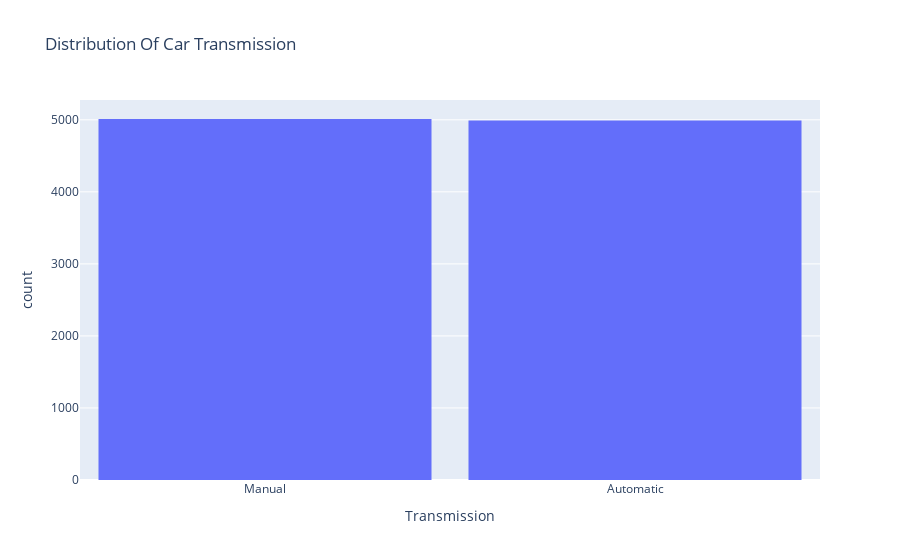

Source (notebook cell):
### Markdown cell above
### f.) Transmission

### Code cell
fig = px.histogram(
    car_df,
    x='Transmission',
    title='Distribution Of Car Transmission'
)
fig.update_layout(bargap=0.1)

### Figure 1 — Plotly figure (JSON) as saved in the notebook; plotly's stock layout.template omitted (floating-point values rounded to 4 significant figures; data arrays with more than 128 entries replaced by an {"elided": "..."} marker saying what was removed)
{"data": [{"bingroup": "x", "hovertemplate": "Transmission=%{x}<br>count=%{y}<extra></extra>", "legendgroup": "", "marker": {"color": "#636efa", "pattern": {"shape": ""}}, "name": "", "orientation": "v", "showlegend": false, "type": "histogram", "x": {"elided": "10000 str values"}, "xaxis": "x", "yaxis": "y"}], "layout": {"bargap": 0.1, "barmode": "relative", "legend": {"tracegroupgap": 0}, "title": {"text": "Distribution Of Car Transmission"}, "xaxis": {"anchor": "y", "domain": [0, 1], "title": {"text": "Transmission"}}, "yaxis": {"anchor": "x", "domain": [0, 1], "title": {"text": "count"}}}}
